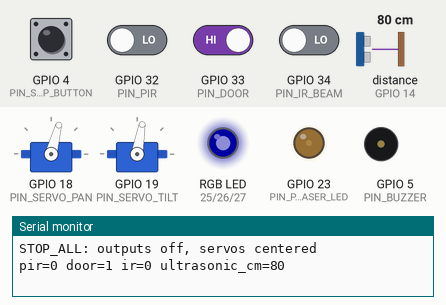
Recording of a sketch running on a simulated ESP32. Shown: 2 × servo, an RGB LED mixed from three pins (HIGH = lit), output pins drawn as LEDs (lit = HIGH), buzzer (waves = sounding), the last lines printed to the serial monitor. Wiring (inferred from the names in the program): ultrasonic range finder: trigger GPIO 12; echo GPIO 14. The test bench sets the inputs (shaded band); at power-on: GPIO 4 (PIN_STOP_BUTTON), GPIO 33 (PIN_DOOR) HIGH, GPIO 32 (PIN_PIR), GPIO 34 (PIN_IR_BEAM) LOW, distance to the obstacle (sensor on GPIO 14) 80 cm. The echo pulse lasts 58.3 µs per cm; dim RGB values are drawn brighter than linear; pins used as bus, display or sensor lines are not drawn.

Above: at 0.4 s.
At 18.6 s:
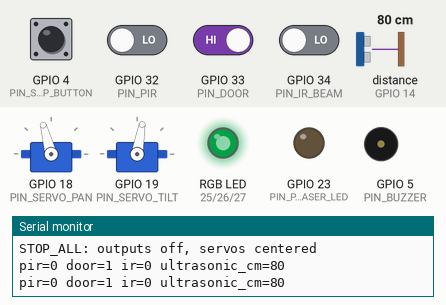
At 36.8 s:
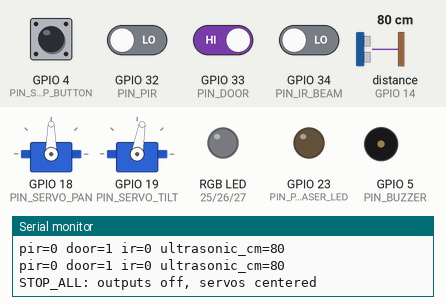
Timing chart, 0 to 40.0 s (numbered marks = the images above):
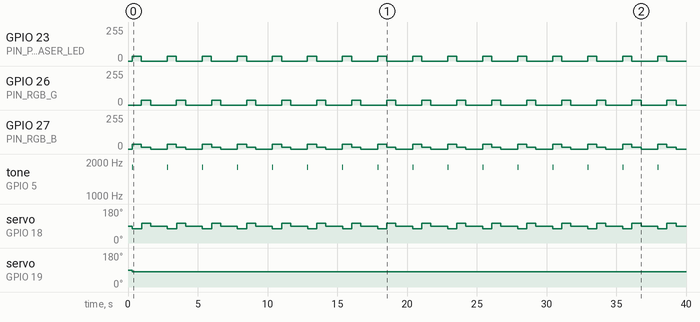

The sketch:

full_io_smoke_test.ino
```cpp
#include <ESP32Servo.h>

const int PIN_SERVO_PAN = 18;
const int PIN_SERVO_TILT = 19;
const int PIN_PSEUDO_LASER_LED = 23;
const int PIN_BUZZER = 5;
const int PIN_RGB_R = 25;
const int PIN_RGB_G = 26;
const int PIN_RGB_B = 27;
const int PIN_PIR = 32;
const int PIN_DOOR = 33;
const int PIN_IR_BEAM = 34;
const int PIN_STOP_BUTTON = 4;
const int PIN_ULTRASONIC_TRIG = 12;
const int PIN_ULTRASONIC_ECHO = 14;

const int PAN_CENTER = 90;
const int TILT_CENTER = 80;
const int PSEUDO_LASER_MAX_PWM = 80;

Servo panServo;
Servo tiltServo;

bool stopPressed() {
  return digitalRead(PIN_STOP_BUTTON) == LOW;
}

void setRgb(byte r, byte g, byte b) {
  analogWrite(PIN_RGB_R, r);
  analogWrite(PIN_RGB_G, g);
  analogWrite(PIN_RGB_B, b);
}

void stopAll() {
  analogWrite(PIN_PSEUDO_LASER_LED, 0);
  noTone(PIN_BUZZER);
  digitalWrite(PIN_BUZZER, LOW);
  setRgb(0, 0, 0);
  panServo.write(PAN_CENTER);
  tiltServo.write(TILT_CENTER);
  Serial.println("STOP_ALL: outputs off, servos centered");
}

long readDistanceCm() {
  digitalWrite(PIN_ULTRASONIC_TRIG, LOW);
  delayMicroseconds(2);
  digitalWrite(PIN_ULTRASONIC_TRIG, HIGH);
  delayMicroseconds(10);
  digitalWrite(PIN_ULTRASONIC_TRIG, LOW);
  long duration = pulseIn(PIN_ULTRASONIC_ECHO, HIGH, 30000);
  if (duration == 0) return -1;
  return duration / 58;
}

void printSensors() {
  Serial.print("pir=");
  Serial.print(digitalRead(PIN_PIR));
  Serial.print(" door=");
  Serial.print(digitalRead(PIN_DOOR));
  Serial.print(" ir=");
  Serial.print(digitalRead(PIN_IR_BEAM));
  Serial.print(" ultrasonic_cm=");
  Serial.println(readDistanceCm());
}

void setup() {
  Serial.begin(115200);
  delay(300);
  Serial.println("Sentinel Room full IO smoke test");
  Serial.println("Use only a normal red LED with a resistor on GPIO23.");

  pinMode(PIN_STOP_BUTTON, INPUT_PULLUP);
  pinMode(PIN_PSEUDO_LASER_LED, OUTPUT);
  pinMode(PIN_BUZZER, OUTPUT);
  pinMode(PIN_RGB_R, OUTPUT);
  pinMode(PIN_RGB_G, OUTPUT);
  pinMode(PIN_RGB_B, OUTPUT);
  pinMode(PIN_PIR, INPUT);
  pinMode(PIN_DOOR, INPUT_PULLUP);
  pinMode(PIN_IR_BEAM, INPUT);
  pinMode(PIN_ULTRASONIC_TRIG, OUTPUT);
  pinMode(PIN_ULTRASONIC_ECHO, INPUT);

  panServo.setPeriodHertz(50);
  tiltServo.setPeriodHertz(50);
  panServo.attach(PIN_SERVO_PAN, 500, 2400);
  tiltServo.attach(PIN_SERVO_TILT, 500, 2400);

  stopAll();
}

void loop() {
  if (stopPressed()) {
    stopAll();
    delay(250);
    return;
  }

  setRgb(0, 0, 35);
  analogWrite(PIN_PSEUDO_LASER_LED, min(35, PSEUDO_LASER_MAX_PWM));
  tone(PIN_BUZZER, 1800, 60);
  panServo.write(75);
  tiltServo.write(TILT_CENTER);
  printSensors();
  delay(650);

  if (stopPressed()) return;
  analogWrite(PIN_PSEUDO_LASER_LED, 0);
  setRgb(0, 35, 15);
  panServo.write(105);
  printSensors();
  delay(650);

  stopAll();
  delay(1200);
}
```

Measured:
- by itself, GPIO 23 (PIN_PSEUDO_LASER_LED), GPIO 26 (PIN_RGB_G): alternates 35/255 for 0.66 s and 0/255 for 1.9 s
- by itself, GPIO 27 (PIN_RGB_B): repeats every 2.5 s: 15/255 0.66 s, 0/255 1.2 s, 35/255 0.66 s
- by itself, tone on GPIO 5 (PIN_BUZZER): alternates 1800 Hz for 0.06 s and silent for 2.5 s
- by itself, servo on GPIO 18 (PIN_SERVO_PAN): repeats every 2.5 s: 105° 0.65 s, 90° 1.2 s, 75° 0.66 s
- by itself, servo on GPIO 19 (PIN_SERVO_TILT): 90° → 80° at 0.31 s
